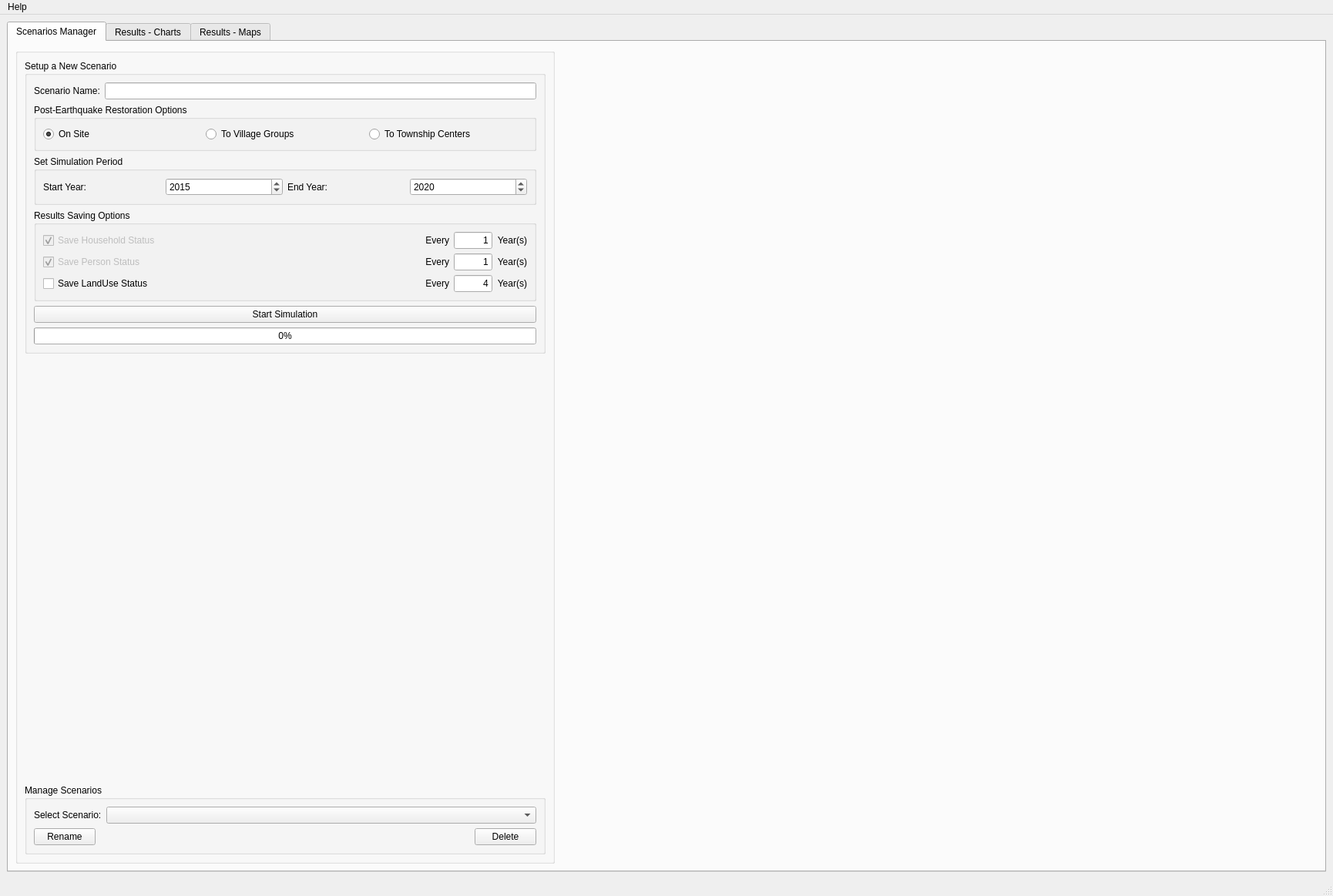
<?xml version="1.0" encoding="UTF-8"?>
<ui version="4.0">
 <class>frm_SEEMS_main</class>
 <widget class="QMainWindow" name="frm_SEEMS_main">
  <property name="geometry">
   <rect>
    <x>0</x>
    <y>0</y>
    <width>1730</width>
    <height>1163</height>
   </rect>
  </property>
  <property name="windowTitle">
   <string>SEEMS  -  Socio-Econ-Ecosystem Multipurpose Simulator</string>
  </property>
  <widget class="QWidget" name="centralwidget">
   <layout class="QHBoxLayout" name="horizontalLayout">
    <item>
     <widget class="QTabWidget" name="tab_controlpanel">
      <property name="maximumSize">
       <size>
        <width>16777215</width>
        <height>16777215</height>
       </size>
      </property>
      <property name="currentIndex">
       <number>0</number>
      </property>
      <widget class="QWidget" name="scenarios_manager">
       <attribute name="title">
        <string>Scenarios Manager</string>
       </attribute>
       <layout class="QHBoxLayout" name="horizontalLayout_8">
        <item>
         <widget class="QGroupBox" name="gbx_scenario_container">
          <property name="sizePolicy">
           <sizepolicy hsizetype="Expanding" vsizetype="Expanding">
            <horstretch>0</horstretch>
            <verstretch>0</verstretch>
           </sizepolicy>
          </property>
          <property name="maximumSize">
           <size>
            <width>700</width>
            <height>16777215</height>
           </size>
          </property>
          <property name="title">
           <string/>
          </property>
          <layout class="QVBoxLayout" name="verticalLayout">
           <item>
            <widget class="QGroupBox" name="gbx_setup_a_scenario">
             <property name="sizePolicy">
              <sizepolicy hsizetype="Expanding" vsizetype="Expanding">
               <horstretch>0</horstretch>
               <verstretch>0</verstretch>
              </sizepolicy>
             </property>
             <property name="title">
              <string>Setup a New Scenario</string>
             </property>
             <layout class="QVBoxLayout" name="verticalLayout_7">
              <item>
               <layout class="QFormLayout" name="formLayout_3">
                <item row="0" column="0">
                 <widget class="QLabel" name="lbl_input_scenario_name">
                  <property name="text">
                   <string>Scenario Name:</string>
                  </property>
                 </widget>
                </item>
                <item row="0" column="1">
                 <widget class="QLineEdit" name="txt_input_scenario_name"/>
                </item>
               </layout>
              </item>
              <item>
               <widget class="QGroupBox" name="groupBox">
                <property name="sizePolicy">
                 <sizepolicy hsizetype="Expanding" vsizetype="Maximum">
                  <horstretch>0</horstretch>
                  <verstretch>0</verstretch>
                 </sizepolicy>
                </property>
                <property name="maximumSize">
                 <size>
                  <width>16777215</width>
                  <height>100</height>
                 </size>
                </property>
                <property name="title">
                 <string>Post-Earthquake Restoration Options</string>
                </property>
                <layout class="QGridLayout" name="gridLayout_6">
                 <item row="0" column="0">
                  <layout class="QHBoxLayout" name="horizontalLayout_13">
                   <item>
                    <widget class="QRadioButton" name="rbt_S1_Onsite">
                     <property name="text">
                      <string>On Site</string>
                     </property>
                     <property name="checked">
                      <bool>true</bool>
                     </property>
                    </widget>
                   </item>
                   <item>
                    <widget class="QRadioButton" name="rbt_S2_VilGroups">
                     <property name="text">
                      <string>To Village Groups</string>
                     </property>
                    </widget>
                   </item>
                   <item>
                    <widget class="QRadioButton" name="rbt_S3_Townctrs">
                     <property name="text">
                      <string>To Township Centers</string>
                     </property>
                    </widget>
                   </item>
                  </layout>
                 </item>
                </layout>
               </widget>
              </item>
              <item>
               <widget class="QGroupBox" name="gbx_set_simulation_period">
                <property name="sizePolicy">
                 <sizepolicy hsizetype="Expanding" vsizetype="Expanding">
                  <horstretch>0</horstretch>
                  <verstretch>0</verstretch>
                 </sizepolicy>
                </property>
                <property name="maximumSize">
                 <size>
                  <width>16777215</width>
                  <height>100</height>
                 </size>
                </property>
                <property name="title">
                 <string>Set Simulation Period</string>
                </property>
                <layout class="QGridLayout" name="gridLayout_2">
                 <item row="0" column="0">
                  <widget class="QLabel" name="lbl_set_simulation_start_year">
                   <property name="text">
                    <string>Start Year:</string>
                   </property>
                  </widget>
                 </item>
                 <item row="0" column="1">
                  <widget class="QSpinBox" name="sbx_set_simulation_start_year">
                   <property name="maximum">
                    <number>3000</number>
                   </property>
                   <property name="value">
                    <number>2015</number>
                   </property>
                  </widget>
                 </item>
                 <item row="0" column="2">
                  <widget class="QLabel" name="lbl_set_simulation_end_year">
                   <property name="text">
                    <string>End Year:</string>
                   </property>
                  </widget>
                 </item>
                 <item row="0" column="3">
                  <widget class="QSpinBox" name="sbx_set_simulation_end_year">
                   <property name="maximum">
                    <number>3000</number>
                   </property>
                   <property name="value">
                    <number>2020</number>
                   </property>
                  </widget>
                 </item>
                </layout>
               </widget>
              </item>
              <item>
               <widget class="QGroupBox" name="gbx_results_saving_options">
                <property name="sizePolicy">
                 <sizepolicy hsizetype="Expanding" vsizetype="Expanding">
                  <horstretch>0</horstretch>
                  <verstretch>0</verstretch>
                 </sizepolicy>
                </property>
                <property name="title">
                 <string>Results Saving Options</string>
                </property>
                <layout class="QVBoxLayout" name="verticalLayout_6">
                 <item>
                  <layout class="QGridLayout" name="gridLayout">
                   <item row="0" column="1">
                    <widget class="QLabel" name="lbl_save_hh">
                     <property name="layoutDirection">
                      <enum>Qt::LeftToRight</enum>
                     </property>
                     <property name="text">
                      <string> Every</string>
                     </property>
                     <property name="alignment">
                      <set>Qt::AlignRight|Qt::AlignTrailing|Qt::AlignVCenter</set>
                     </property>
                    </widget>
                   </item>
                   <item row="0" column="2">
                    <widget class="QLineEdit" name="txt_save_hh_interval">
                     <property name="maximumSize">
                      <size>
                       <width>50</width>
                       <height>16777215</height>
                      </size>
                     </property>
                     <property name="text">
                      <string>1</string>
                     </property>
                     <property name="alignment">
                      <set>Qt::AlignRight|Qt::AlignTrailing|Qt::AlignVCenter</set>
                     </property>
                    </widget>
                   </item>
                   <item row="0" column="3">
                    <widget class="QLabel" name="lbl_save_hh_years">
                     <property name="sizePolicy">
                      <sizepolicy hsizetype="Fixed" vsizetype="Expanding">
                       <horstretch>0</horstretch>
                       <verstretch>0</verstretch>
                      </sizepolicy>
                     </property>
                     <property name="text">
                      <string>Year(s)</string>
                     </property>
                     <property name="alignment">
                      <set>Qt::AlignRight|Qt::AlignTrailing|Qt::AlignVCenter</set>
                     </property>
                    </widget>
                   </item>
                   <item row="0" column="0">
                    <widget class="QCheckBox" name="ckb_save_hh_status">
                     <property name="enabled">
                      <bool>false</bool>
                     </property>
                     <property name="acceptDrops">
                      <bool>false</bool>
                     </property>
                     <property name="text">
                      <string>Save Household Status</string>
                     </property>
                     <property name="checked">
                      <bool>true</bool>
                     </property>
                    </widget>
                   </item>
                  </layout>
                 </item>
                 <item>
                  <layout class="QGridLayout" name="gridLayout_4">
                   <item row="0" column="1">
                    <widget class="QLabel" name="lbl_save_pp">
                     <property name="text">
                      <string> Every</string>
                     </property>
                     <property name="alignment">
                      <set>Qt::AlignRight|Qt::AlignTrailing|Qt::AlignVCenter</set>
                     </property>
                    </widget>
                   </item>
                   <item row="0" column="2">
                    <widget class="QLineEdit" name="txt_save_pp_interval">
                     <property name="maximumSize">
                      <size>
                       <width>50</width>
                       <height>16777215</height>
                      </size>
                     </property>
                     <property name="text">
                      <string>1</string>
                     </property>
                     <property name="alignment">
                      <set>Qt::AlignRight|Qt::AlignTrailing|Qt::AlignVCenter</set>
                     </property>
                    </widget>
                   </item>
                   <item row="0" column="3">
                    <widget class="QLabel" name="lbl_save_pp_years">
                     <property name="sizePolicy">
                      <sizepolicy hsizetype="Fixed" vsizetype="Expanding">
                       <horstretch>0</horstretch>
                       <verstretch>0</verstretch>
                      </sizepolicy>
                     </property>
                     <property name="text">
                      <string>Year(s)</string>
                     </property>
                     <property name="alignment">
                      <set>Qt::AlignRight|Qt::AlignTrailing|Qt::AlignVCenter</set>
                     </property>
                    </widget>
                   </item>
                   <item row="0" column="0">
                    <widget class="QCheckBox" name="ckb_save_person_status">
                     <property name="enabled">
                      <bool>false</bool>
                     </property>
                     <property name="text">
                      <string>Save Person Status</string>
                     </property>
                     <property name="checkable">
                      <bool>true</bool>
                     </property>
                     <property name="checked">
                      <bool>true</bool>
                     </property>
                    </widget>
                   </item>
                  </layout>
                 </item>
                 <item>
                  <layout class="QGridLayout" name="gridLayout_5">
                   <item row="0" column="2">
                    <widget class="QLineEdit" name="txt_save_land_interval">
                     <property name="maximumSize">
                      <size>
                       <width>50</width>
                       <height>16777215</height>
                      </size>
                     </property>
                     <property name="text">
                      <string>4</string>
                     </property>
                     <property name="alignment">
                      <set>Qt::AlignRight|Qt::AlignTrailing|Qt::AlignVCenter</set>
                     </property>
                    </widget>
                   </item>
                   <item row="0" column="1">
                    <widget class="QLabel" name="lbl_save_land">
                     <property name="text">
                      <string> Every</string>
                     </property>
                     <property name="alignment">
                      <set>Qt::AlignRight|Qt::AlignTrailing|Qt::AlignVCenter</set>
                     </property>
                    </widget>
                   </item>
                   <item row="0" column="3">
                    <widget class="QLabel" name="lbl_save_land_years">
                     <property name="sizePolicy">
                      <sizepolicy hsizetype="Fixed" vsizetype="Expanding">
                       <horstretch>0</horstretch>
                       <verstretch>0</verstretch>
                      </sizepolicy>
                     </property>
                     <property name="text">
                      <string>Year(s)</string>
                     </property>
                     <property name="alignment">
                      <set>Qt::AlignRight|Qt::AlignTrailing|Qt::AlignVCenter</set>
                     </property>
                    </widget>
                   </item>
                   <item row="0" column="0">
                    <widget class="QCheckBox" name="ckb_save_landuse_status">
                     <property name="text">
                      <string>Save LandUse Status</string>
                     </property>
                    </widget>
                   </item>
                  </layout>
                 </item>
                </layout>
               </widget>
              </item>
              <item>
               <widget class="QPushButton" name="btn_start_simulation">
                <property name="sizePolicy">
                 <sizepolicy hsizetype="Expanding" vsizetype="Fixed">
                  <horstretch>0</horstretch>
                  <verstretch>0</verstretch>
                 </sizepolicy>
                </property>
                <property name="maximumSize">
                 <size>
                  <width>16777215</width>
                  <height>16777215</height>
                 </size>
                </property>
                <property name="layoutDirection">
                 <enum>Qt::LeftToRight</enum>
                </property>
                <property name="text">
                 <string>Start Simulation</string>
                </property>
               </widget>
              </item>
              <item>
               <widget class="QProgressBar" name="prb_progressBar">
                <property name="value">
                 <number>0</number>
                </property>
               </widget>
              </item>
             </layout>
            </widget>
           </item>
           <item>
            <spacer name="verticalSpacer">
             <property name="orientation">
              <enum>Qt::Vertical</enum>
             </property>
             <property name="sizeType">
              <enum>QSizePolicy::Expanding</enum>
             </property>
             <property name="sizeHint" stdset="0">
              <size>
               <width>20</width>
               <height>16777215</height>
              </size>
             </property>
            </spacer>
           </item>
           <item>
            <widget class="QGroupBox" name="gbx_manage_scenarios">
             <property name="sizePolicy">
              <sizepolicy hsizetype="Expanding" vsizetype="Expanding">
               <horstretch>0</horstretch>
               <verstretch>0</verstretch>
              </sizepolicy>
             </property>
             <property name="title">
              <string>Manage Scenarios</string>
             </property>
             <layout class="QVBoxLayout" name="verticalLayout_5">
              <item>
               <layout class="QFormLayout" name="formLayout">
                <item row="0" column="0">
                 <widget class="QLabel" name="lbl_select_manage_scenario">
                  <property name="text">
                   <string>Select Scenario:</string>
                  </property>
                 </widget>
                </item>
                <item row="0" column="1">
                 <widget class="QComboBox" name="cmb_select_manage_scenario">
                  <property name="sizeAdjustPolicy">
                   <enum>QComboBox::AdjustToContentsOnFirstShow</enum>
                  </property>
                 </widget>
                </item>
               </layout>
              </item>
              <item>
               <layout class="QHBoxLayout" name="horizontalLayout_7">
                <item>
                 <widget class="QPushButton" name="btn_rename_scenario">
                  <property name="text">
                   <string>Rename</string>
                  </property>
                 </widget>
                </item>
                <item>
                 <spacer name="horizontalSpacer">
                  <property name="orientation">
                   <enum>Qt::Horizontal</enum>
                  </property>
                  <property name="sizeHint" stdset="0">
                   <size>
                    <width>40</width>
                    <height>20</height>
                   </size>
                  </property>
                 </spacer>
                </item>
                <item>
                 <widget class="QPushButton" name="btn_delete_scenario">
                  <property name="text">
                   <string>Delete</string>
                  </property>
                 </widget>
                </item>
               </layout>
              </item>
             </layout>
            </widget>
           </item>
          </layout>
         </widget>
        </item>
        <item>
         <widget class="QWidget" name="greetings_widget" native="true">
          <property name="sizePolicy">
           <sizepolicy hsizetype="Expanding" vsizetype="Expanding">
            <horstretch>0</horstretch>
            <verstretch>0</verstretch>
           </sizepolicy>
          </property>
         </widget>
        </item>
       </layout>
      </widget>
      <widget class="QWidget" name="results_charts">
       <attribute name="title">
        <string>Results - Charts</string>
       </attribute>
       <layout class="QHBoxLayout" name="horizontalLayout_3">
        <item>
         <widget class="QGroupBox" name="gbx_review_plot_container">
          <property name="maximumSize">
           <size>
            <width>700</width>
            <height>16777215</height>
           </size>
          </property>
          <property name="title">
           <string/>
          </property>
          <layout class="QVBoxLayout" name="verticalLayout_9">
           <item>
            <widget class="QGroupBox" name="gpb_select_plot_data_type">
             <property name="sizePolicy">
              <sizepolicy hsizetype="Expanding" vsizetype="Expanding">
               <horstretch>0</horstretch>
               <verstretch>0</verstretch>
              </sizepolicy>
             </property>
             <property name="title">
              <string>Plot Data Type</string>
             </property>
             <layout class="QGridLayout" name="gridLayout_3">
              <item row="0" column="0">
               <widget class="QRadioButton" name="rbt_single_variable_time_series">
                <property name="text">
                 <string>Single Variable Time Series</string>
                </property>
               </widget>
              </item>
              <item row="0" column="1">
               <widget class="QRadioButton" name="rbt_multi_variable_time_series">
                <property name="text">
                 <string>Multi Variable Time Series</string>
                </property>
               </widget>
              </item>
              <item row="1" column="0">
               <widget class="QRadioButton" name="rbt_single_variable_cross_section">
                <property name="text">
                 <string>Single Variable Cross Section</string>
                </property>
               </widget>
              </item>
             </layout>
            </widget>
           </item>
           <item>
            <widget class="QGroupBox" name="gbx_select_plot_scenario_and_variable">
             <property name="sizePolicy">
              <sizepolicy hsizetype="Expanding" vsizetype="Expanding">
               <horstretch>0</horstretch>
               <verstretch>0</verstretch>
              </sizepolicy>
             </property>
             <property name="title">
              <string>Scenario and Variable</string>
             </property>
             <layout class="QVBoxLayout" name="verticalLayout_2">
              <item>
               <layout class="QFormLayout" name="formLayout_4">
                <item row="0" column="0">
                 <widget class="QLabel" name="lbl_select_review_scenario">
                  <property name="text">
                   <string>Select Scenario:</string>
                  </property>
                 </widget>
                </item>
                <item row="0" column="1">
                 <widget class="QComboBox" name="cmb_select_review_scenario"/>
                </item>
                <item row="1" column="0">
                 <widget class="QLabel" name="lbl_select_review_variable">
                  <property name="text">
                   <string>Select Variable:</string>
                  </property>
                 </widget>
                </item>
                <item row="1" column="1">
                 <widget class="QComboBox" name="cmb_select_review_variable"/>
                </item>
               </layout>
              </item>
             </layout>
            </widget>
           </item>
           <item>
            <widget class="QGroupBox" name="gbx_select_plot_period_and_type">
             <property name="sizePolicy">
              <sizepolicy hsizetype="Expanding" vsizetype="Expanding">
               <horstretch>0</horstretch>
               <verstretch>0</verstretch>
              </sizepolicy>
             </property>
             <property name="title">
              <string>Plot Period and Type</string>
             </property>
             <layout class="QVBoxLayout" name="verticalLayout_3">
              <item>
               <widget class="QGroupBox" name="gbx_plot_period">
                <property name="title">
                 <string>Plot Period</string>
                </property>
                <layout class="QVBoxLayout" name="verticalLayout_11">
                 <item>
                  <layout class="QHBoxLayout" name="horizontalLayout_4">
                   <item>
                    <layout class="QFormLayout" name="formLayout_5">
                     <item row="0" column="0">
                      <widget class="QLabel" name="lbl_select_plot_start_year">
                       <property name="text">
                        <string>Select Start Year:</string>
                       </property>
                      </widget>
                     </item>
                     <item row="0" column="1">
                      <widget class="QSpinBox" name="sbx_select_plot_start_year">
                       <property name="maximum">
                        <number>3000</number>
                       </property>
                       <property name="value">
                        <number>0</number>
                       </property>
                      </widget>
                     </item>
                    </layout>
                   </item>
                   <item>
                    <layout class="QFormLayout" name="formLayout_6">
                     <item row="0" column="0">
                      <widget class="QLabel" name="lbl_select_plot_end_year">
                       <property name="text">
                        <string>Select End Year:</string>
                       </property>
                      </widget>
                     </item>
                     <item row="0" column="1">
                      <widget class="QSpinBox" name="sbx_select_plot_end_year">
                       <property name="maximum">
                        <number>3000</number>
                       </property>
                       <property name="value">
                        <number>0</number>
                       </property>
                      </widget>
                     </item>
                    </layout>
                   </item>
                  </layout>
                 </item>
                </layout>
               </widget>
              </item>
              <item>
               <widget class="QGroupBox" name="gbx_plot_type">
                <property name="sizePolicy">
                 <sizepolicy hsizetype="Expanding" vsizetype="Expanding">
                  <horstretch>0</horstretch>
                  <verstretch>0</verstretch>
                 </sizepolicy>
                </property>
                <property name="maximumSize">
                 <size>
                  <width>16777215</width>
                  <height>100</height>
                 </size>
                </property>
                <property name="title">
                 <string>Plot Type</string>
                </property>
                <layout class="QHBoxLayout" name="horizontalLayout_2">
                 <item>
                  <widget class="QRadioButton" name="rbt_bar_chart">
                   <property name="sizePolicy">
                    <sizepolicy hsizetype="Minimum" vsizetype="Fixed">
                     <horstretch>0</horstretch>
                     <verstretch>0</verstretch>
                    </sizepolicy>
                   </property>
                   <property name="text">
                    <string>(Stacked) Bars</string>
                   </property>
                  </widget>
                 </item>
                 <item>
                  <widget class="QRadioButton" name="rbt_line_chart">
                   <property name="sizePolicy">
                    <sizepolicy hsizetype="Minimum" vsizetype="Fixed">
                     <horstretch>0</horstretch>
                     <verstretch>0</verstretch>
                    </sizepolicy>
                   </property>
                   <property name="text">
                    <string>(Multiple) Lines</string>
                   </property>
                  </widget>
                 </item>
                 <item>
                  <widget class="QRadioButton" name="rbt_histogram">
                   <property name="text">
                    <string>Histogram</string>
                   </property>
                  </widget>
                 </item>
                </layout>
               </widget>
              </item>
             </layout>
            </widget>
           </item>
           <item>
            <spacer name="verticalSpacer_2">
             <property name="orientation">
              <enum>Qt::Vertical</enum>
             </property>
             <property name="sizeHint" stdset="0">
              <size>
               <width>20</width>
               <height>16777215</height>
              </size>
             </property>
            </spacer>
           </item>
           <item>
            <widget class="QPushButton" name="btn_review_plot">
             <property name="text">
              <string>Plot</string>
             </property>
            </widget>
           </item>
          </layout>
         </widget>
        </item>
        <item>
         <widget class="QWidget" name="canvas_widget" native="true">
          <property name="sizePolicy">
           <sizepolicy hsizetype="Expanding" vsizetype="Expanding">
            <horstretch>0</horstretch>
            <verstretch>0</verstretch>
           </sizepolicy>
          </property>
         </widget>
        </item>
       </layout>
      </widget>
      <widget class="QWidget" name="results_maps">
       <attribute name="title">
        <string>Results - Maps</string>
       </attribute>
       <layout class="QHBoxLayout" name="horizontalLayout_6">
        <item>
         <widget class="QGroupBox" name="gbx_map_container">
          <property name="sizePolicy">
           <sizepolicy hsizetype="Expanding" vsizetype="Expanding">
            <horstretch>0</horstretch>
            <verstretch>0</verstretch>
           </sizepolicy>
          </property>
          <property name="maximumSize">
           <size>
            <width>700</width>
            <height>16777215</height>
           </size>
          </property>
          <property name="title">
           <string/>
          </property>
          <layout class="QVBoxLayout" name="verticalLayout_4">
           <item>
            <widget class="QGroupBox" name="gpb_map_settings">
             <property name="title">
              <string>Map Settings</string>
             </property>
             <layout class="QVBoxLayout" name="verticalLayout_8">
              <item>
               <layout class="QFormLayout" name="formLayout_10">
                <item row="0" column="0">
                 <widget class="QLabel" name="lbl_select_map_scenario">
                  <property name="text">
                   <string>Select Scenario:</string>
                  </property>
                 </widget>
                </item>
                <item row="0" column="1">
                 <widget class="QComboBox" name="cmb_select_map_scenario">
                  <property name="sizeAdjustPolicy">
                   <enum>QComboBox::AdjustToContentsOnFirstShow</enum>
                  </property>
                 </widget>
                </item>
                <item row="1" column="0">
                 <widget class="QLabel" name="lbl_select_map_layer">
                  <property name="text">
                   <string>Select Map Layer:</string>
                  </property>
                 </widget>
                </item>
                <item row="1" column="1">
                 <widget class="QComboBox" name="cmb_select_map_layer">
                  <property name="sizeAdjustPolicy">
                   <enum>QComboBox::AdjustToContentsOnFirstShow</enum>
                  </property>
                 </widget>
                </item>
               </layout>
              </item>
              <item>
               <layout class="QFormLayout" name="formLayout_2">
                <item row="0" column="0">
                 <widget class="QLabel" name="lbl_select_map_year">
                  <property name="text">
                   <string>Select Map Year:</string>
                  </property>
                 </widget>
                </item>
                <item row="0" column="1">
                 <widget class="QLabel" name="lbl_map_current_year">
                  <property name="text">
                   <string/>
                  </property>
                 </widget>
                </item>
               </layout>
              </item>
              <item>
               <widget class="QSlider" name="sld_select_map_year">
                <property name="orientation">
                 <enum>Qt::Horizontal</enum>
                </property>
                <property name="tickPosition">
                 <enum>QSlider::TicksBelow</enum>
                </property>
               </widget>
              </item>
              <item>
               <layout class="QHBoxLayout" name="horizontalLayout_5">
                <item>
                 <widget class="QLabel" name="lbl_map_start_year">
                  <property name="sizePolicy">
                   <sizepolicy hsizetype="Minimum" vsizetype="Minimum">
                    <horstretch>0</horstretch>
                    <verstretch>0</verstretch>
                   </sizepolicy>
                  </property>
                  <property name="text">
                   <string/>
                  </property>
                 </widget>
                </item>
                <item>
                 <spacer name="horizontalSpacer_2">
                  <property name="orientation">
                   <enum>Qt::Horizontal</enum>
                  </property>
                  <property name="sizeHint" stdset="0">
                   <size>
                    <width>40</width>
                    <height>20</height>
                   </size>
                  </property>
                 </spacer>
                </item>
                <item>
                 <widget class="QLabel" name="lbl_map_end_year">
                  <property name="sizePolicy">
                   <sizepolicy hsizetype="Minimum" vsizetype="Maximum">
                    <horstretch>0</horstretch>
                    <verstretch>0</verstretch>
                   </sizepolicy>
                  </property>
                  <property name="text">
                   <string/>
                  </property>
                 </widget>
                </item>
               </layout>
              </item>
             </layout>
            </widget>
           </item>
           <item>
            <spacer name="verticalSpacer_5">
             <property name="orientation">
              <enum>Qt::Vertical</enum>
             </property>
             <property name="sizeHint" stdset="0">
              <size>
               <width>20</width>
               <height>40</height>
              </size>
             </property>
            </spacer>
           </item>
           <item>
            <widget class="QPushButton" name="btn_show_map">
             <property name="text">
              <string>Show Map</string>
             </property>
            </widget>
           </item>
          </layout>
         </widget>
        </item>
        <item>
         <widget class="QWidget" name="map_display_widget" native="true">
          <property name="sizePolicy">
           <sizepolicy hsizetype="Expanding" vsizetype="Expanding">
            <horstretch>0</horstretch>
            <verstretch>0</verstretch>
           </sizepolicy>
          </property>
         </widget>
        </item>
       </layout>
      </widget>
     </widget>
    </item>
   </layout>
  </widget>
  <widget class="QMenuBar" name="menubar">
   <property name="geometry">
    <rect>
     <x>0</x>
     <y>0</y>
     <width>1730</width>
     <height>38</height>
    </rect>
   </property>
   <widget class="QMenu" name="menuHelp">
    <property name="title">
     <string>Help</string>
    </property>
    <addaction name="actionAbout"/>
   </widget>
   <addaction name="menuHelp"/>
  </widget>
  <widget class="QStatusBar" name="statusbar"/>
  <action name="actionAbout">
   <property name="text">
    <string>About</string>
   </property>
  </action>
 </widget>
 <resources/>
 <connections/>
</ui>
